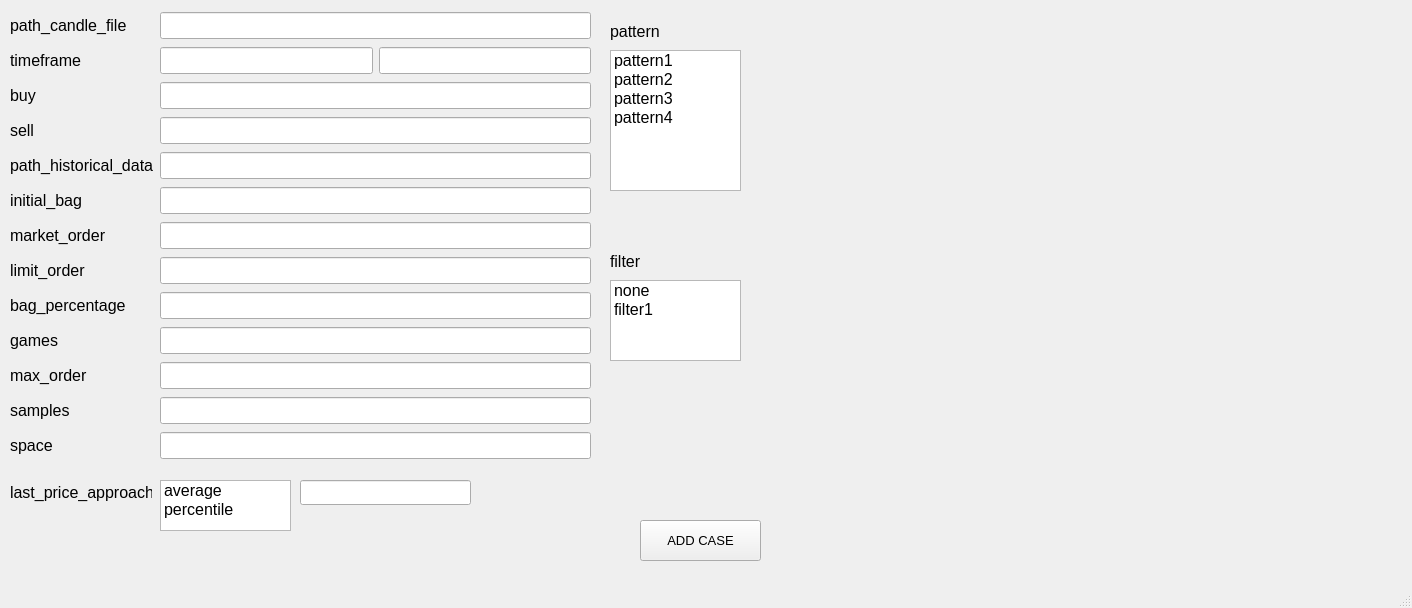
<?xml version="1.0" encoding="UTF-8"?>
<ui version="4.0">
 <class>MainWindow</class>
 <widget class="QMainWindow" name="MainWindow">
  <property name="geometry">
   <rect>
    <x>0</x>
    <y>0</y>
    <width>1412</width>
    <height>608</height>
   </rect>
  </property>
  <property name="font">
   <font>
    <pointsize>10</pointsize>
   </font>
  </property>
  <property name="windowTitle">
   <string>MainWindow</string>
  </property>
  <widget class="QWidget" name="centralwidget">
   <widget class="QPushButton" name="B_add_case">
    <property name="geometry">
     <rect>
      <x>640</x>
      <y>520</y>
      <width>121</width>
      <height>41</height>
     </rect>
    </property>
    <property name="text">
     <string>ADD CASE</string>
    </property>
   </widget>
   <widget class="QLabel" name="L_pattern">
    <property name="geometry">
     <rect>
      <x>610</x>
      <y>20</y>
      <width>91</width>
      <height>22</height>
     </rect>
    </property>
    <property name="font">
     <font>
      <pointsize>12</pointsize>
     </font>
    </property>
    <property name="layoutDirection">
     <enum>Qt::LeftToRight</enum>
    </property>
    <property name="autoFillBackground">
     <bool>false</bool>
    </property>
    <property name="text">
     <string>pattern</string>
    </property>
   </widget>
   <widget class="QListWidget" name="LI_pattern">
    <property name="geometry">
     <rect>
      <x>610</x>
      <y>50</y>
      <width>131</width>
      <height>141</height>
     </rect>
    </property>
    <property name="font">
     <font>
      <pointsize>12</pointsize>
     </font>
    </property>
    <item>
     <property name="text">
      <string>pattern1</string>
     </property>
    </item>
    <item>
     <property name="text">
      <string>pattern2</string>
     </property>
    </item>
    <item>
     <property name="text">
      <string>pattern3</string>
     </property>
    </item>
    <item>
     <property name="text">
      <string>pattern4</string>
     </property>
    </item>
   </widget>
   <widget class="QWidget" name="layoutWidget">
    <property name="geometry">
     <rect>
      <x>10</x>
      <y>10</y>
      <width>581</width>
      <height>461</height>
     </rect>
    </property>
    <layout class="QGridLayout" name="gridLayout">
     <item row="12" column="1" colspan="2">
      <widget class="QLineEdit" name="E_space">
       <property name="font">
        <font>
         <pointsize>12</pointsize>
        </font>
       </property>
      </widget>
     </item>
     <item row="10" column="1" colspan="2">
      <widget class="QLineEdit" name="E_max_order">
       <property name="font">
        <font>
         <pointsize>12</pointsize>
        </font>
       </property>
      </widget>
     </item>
     <item row="10" column="0">
      <widget class="QLabel" name="L_max_order">
       <property name="font">
        <font>
         <pointsize>12</pointsize>
        </font>
       </property>
       <property name="layoutDirection">
        <enum>Qt::LeftToRight</enum>
       </property>
       <property name="autoFillBackground">
        <bool>false</bool>
       </property>
       <property name="text">
        <string>max_order</string>
       </property>
      </widget>
     </item>
     <item row="12" column="0">
      <widget class="QLabel" name="L_space">
       <property name="font">
        <font>
         <pointsize>12</pointsize>
        </font>
       </property>
       <property name="layoutDirection">
        <enum>Qt::LeftToRight</enum>
       </property>
       <property name="autoFillBackground">
        <bool>false</bool>
       </property>
       <property name="text">
        <string>space</string>
       </property>
      </widget>
     </item>
     <item row="8" column="0">
      <widget class="QLabel" name="L_bag_percentage">
       <property name="font">
        <font>
         <pointsize>12</pointsize>
        </font>
       </property>
       <property name="layoutDirection">
        <enum>Qt::LeftToRight</enum>
       </property>
       <property name="autoFillBackground">
        <bool>false</bool>
       </property>
       <property name="text">
        <string>bag_percentage</string>
       </property>
      </widget>
     </item>
     <item row="11" column="0">
      <widget class="QLabel" name="L_samples">
       <property name="font">
        <font>
         <pointsize>12</pointsize>
        </font>
       </property>
       <property name="layoutDirection">
        <enum>Qt::LeftToRight</enum>
       </property>
       <property name="autoFillBackground">
        <bool>false</bool>
       </property>
       <property name="text">
        <string>samples</string>
       </property>
      </widget>
     </item>
     <item row="11" column="1" colspan="2">
      <widget class="QLineEdit" name="E_samples">
       <property name="font">
        <font>
         <pointsize>12</pointsize>
        </font>
       </property>
      </widget>
     </item>
     <item row="9" column="0">
      <widget class="QLabel" name="L_games">
       <property name="font">
        <font>
         <pointsize>12</pointsize>
        </font>
       </property>
       <property name="layoutDirection">
        <enum>Qt::LeftToRight</enum>
       </property>
       <property name="autoFillBackground">
        <bool>false</bool>
       </property>
       <property name="text">
        <string>games</string>
       </property>
      </widget>
     </item>
     <item row="6" column="1" colspan="2">
      <widget class="QLineEdit" name="E_market_order">
       <property name="font">
        <font>
         <pointsize>12</pointsize>
        </font>
       </property>
      </widget>
     </item>
     <item row="3" column="0">
      <widget class="QLabel" name="L_sell">
       <property name="font">
        <font>
         <pointsize>12</pointsize>
        </font>
       </property>
       <property name="layoutDirection">
        <enum>Qt::LeftToRight</enum>
       </property>
       <property name="autoFillBackground">
        <bool>false</bool>
       </property>
       <property name="text">
        <string>sell</string>
       </property>
      </widget>
     </item>
     <item row="5" column="0">
      <widget class="QLabel" name="L_initial_bag">
       <property name="font">
        <font>
         <pointsize>12</pointsize>
        </font>
       </property>
       <property name="layoutDirection">
        <enum>Qt::LeftToRight</enum>
       </property>
       <property name="autoFillBackground">
        <bool>false</bool>
       </property>
       <property name="text">
        <string>initial_bag</string>
       </property>
      </widget>
     </item>
     <item row="5" column="1" colspan="2">
      <widget class="QLineEdit" name="E_initial_bag">
       <property name="font">
        <font>
         <pointsize>12</pointsize>
        </font>
       </property>
      </widget>
     </item>
     <item row="4" column="0">
      <widget class="QLabel" name="L_path_historical_data">
       <property name="font">
        <font>
         <pointsize>12</pointsize>
        </font>
       </property>
       <property name="layoutDirection">
        <enum>Qt::LeftToRight</enum>
       </property>
       <property name="autoFillBackground">
        <bool>false</bool>
       </property>
       <property name="text">
        <string>path_historical_data</string>
       </property>
      </widget>
     </item>
     <item row="6" column="0">
      <widget class="QLabel" name="L_market_order">
       <property name="font">
        <font>
         <pointsize>12</pointsize>
        </font>
       </property>
       <property name="layoutDirection">
        <enum>Qt::LeftToRight</enum>
       </property>
       <property name="autoFillBackground">
        <bool>false</bool>
       </property>
       <property name="text">
        <string>market_order</string>
       </property>
      </widget>
     </item>
     <item row="1" column="2">
      <widget class="QLineEdit" name="E_timeframe_end">
       <property name="font">
        <font>
         <pointsize>12</pointsize>
        </font>
       </property>
      </widget>
     </item>
     <item row="2" column="1" colspan="2">
      <widget class="QLineEdit" name="E_buy">
       <property name="font">
        <font>
         <pointsize>12</pointsize>
        </font>
       </property>
      </widget>
     </item>
     <item row="4" column="1" colspan="2">
      <widget class="QLineEdit" name="E_path_historical_data">
       <property name="font">
        <font>
         <pointsize>12</pointsize>
        </font>
       </property>
      </widget>
     </item>
     <item row="8" column="1" colspan="2">
      <widget class="QLineEdit" name="E_bag_percentage">
       <property name="font">
        <font>
         <pointsize>12</pointsize>
        </font>
       </property>
      </widget>
     </item>
     <item row="7" column="0">
      <widget class="QLabel" name="L_limit_order">
       <property name="font">
        <font>
         <pointsize>12</pointsize>
        </font>
       </property>
       <property name="layoutDirection">
        <enum>Qt::LeftToRight</enum>
       </property>
       <property name="autoFillBackground">
        <bool>false</bool>
       </property>
       <property name="text">
        <string>limit_order</string>
       </property>
      </widget>
     </item>
     <item row="7" column="1" colspan="2">
      <widget class="QLineEdit" name="E_limit_order">
       <property name="font">
        <font>
         <pointsize>12</pointsize>
        </font>
       </property>
      </widget>
     </item>
     <item row="0" column="1" colspan="2">
      <widget class="QLineEdit" name="E_path_candle_file">
       <property name="font">
        <font>
         <pointsize>12</pointsize>
        </font>
       </property>
      </widget>
     </item>
     <item row="1" column="1">
      <widget class="QLineEdit" name="E_timeframe_start">
       <property name="font">
        <font>
         <pointsize>12</pointsize>
        </font>
       </property>
      </widget>
     </item>
     <item row="1" column="0">
      <widget class="QLabel" name="L_timeframe">
       <property name="font">
        <font>
         <pointsize>12</pointsize>
        </font>
       </property>
       <property name="layoutDirection">
        <enum>Qt::LeftToRight</enum>
       </property>
       <property name="autoFillBackground">
        <bool>false</bool>
       </property>
       <property name="text">
        <string>timeframe</string>
       </property>
      </widget>
     </item>
     <item row="3" column="1" colspan="2">
      <widget class="QLineEdit" name="E_sell">
       <property name="font">
        <font>
         <pointsize>12</pointsize>
        </font>
       </property>
      </widget>
     </item>
     <item row="2" column="0">
      <widget class="QLabel" name="L_buy">
       <property name="font">
        <font>
         <pointsize>12</pointsize>
        </font>
       </property>
       <property name="layoutDirection">
        <enum>Qt::LeftToRight</enum>
       </property>
       <property name="autoFillBackground">
        <bool>false</bool>
       </property>
       <property name="text">
        <string>buy</string>
       </property>
      </widget>
     </item>
     <item row="9" column="1" colspan="2">
      <widget class="QLineEdit" name="E_games">
       <property name="font">
        <font>
         <pointsize>12</pointsize>
        </font>
       </property>
      </widget>
     </item>
     <item row="0" column="0">
      <widget class="QLabel" name="L_path_candle_file">
       <property name="font">
        <font>
         <pointsize>12</pointsize>
        </font>
       </property>
       <property name="layoutDirection">
        <enum>Qt::LeftToRight</enum>
       </property>
       <property name="autoFillBackground">
        <bool>false</bool>
       </property>
       <property name="text">
        <string>path_candle_file</string>
       </property>
      </widget>
     </item>
    </layout>
   </widget>
   <widget class="QLineEdit" name="E_percentile_last_price">
    <property name="geometry">
     <rect>
      <x>300</x>
      <y>480</y>
      <width>171</width>
      <height>25</height>
     </rect>
    </property>
    <property name="font">
     <font>
      <pointsize>12</pointsize>
     </font>
    </property>
   </widget>
   <widget class="QLabel" name="L_last_price_approach">
    <property name="geometry">
     <rect>
      <x>10</x>
      <y>480</y>
      <width>142</width>
      <height>25</height>
     </rect>
    </property>
    <property name="font">
     <font>
      <pointsize>12</pointsize>
     </font>
    </property>
    <property name="layoutDirection">
     <enum>Qt::LeftToRight</enum>
    </property>
    <property name="autoFillBackground">
     <bool>false</bool>
    </property>
    <property name="text">
     <string>last_price_approach</string>
    </property>
   </widget>
   <widget class="QListWidget" name="LI_filter">
    <property name="geometry">
     <rect>
      <x>610</x>
      <y>280</y>
      <width>131</width>
      <height>81</height>
     </rect>
    </property>
    <property name="font">
     <font>
      <pointsize>12</pointsize>
     </font>
    </property>
    <item>
     <property name="text">
      <string>none</string>
     </property>
    </item>
    <item>
     <property name="text">
      <string>filter1</string>
     </property>
    </item>
   </widget>
   <widget class="QLabel" name="L_filter">
    <property name="geometry">
     <rect>
      <x>610</x>
      <y>250</y>
      <width>91</width>
      <height>22</height>
     </rect>
    </property>
    <property name="font">
     <font>
      <pointsize>12</pointsize>
     </font>
    </property>
    <property name="layoutDirection">
     <enum>Qt::LeftToRight</enum>
    </property>
    <property name="autoFillBackground">
     <bool>false</bool>
    </property>
    <property name="text">
     <string>filter</string>
    </property>
   </widget>
   <widget class="QListWidget" name="LI_last_price_approach">
    <property name="geometry">
     <rect>
      <x>160</x>
      <y>480</y>
      <width>131</width>
      <height>51</height>
     </rect>
    </property>
    <property name="font">
     <font>
      <pointsize>12</pointsize>
     </font>
    </property>
    <item>
     <property name="text">
      <string>average</string>
     </property>
    </item>
    <item>
     <property name="text">
      <string>percentile</string>
     </property>
    </item>
   </widget>
  </widget>
  <widget class="QMenuBar" name="menubar">
   <property name="geometry">
    <rect>
     <x>0</x>
     <y>0</y>
     <width>1412</width>
     <height>21</height>
    </rect>
   </property>
  </widget>
  <widget class="QStatusBar" name="statusbar"/>
 </widget>
 <tabstops>
  <tabstop>E_path_candle_file</tabstop>
  <tabstop>E_timeframe_start</tabstop>
  <tabstop>E_timeframe_end</tabstop>
  <tabstop>E_buy</tabstop>
  <tabstop>E_sell</tabstop>
  <tabstop>E_path_historical_data</tabstop>
  <tabstop>E_initial_bag</tabstop>
  <tabstop>E_market_order</tabstop>
  <tabstop>E_limit_order</tabstop>
  <tabstop>E_bag_percentage</tabstop>
  <tabstop>E_games</tabstop>
  <tabstop>E_max_order</tabstop>
  <tabstop>E_samples</tabstop>
  <tabstop>E_space</tabstop>
  <tabstop>LI_last_price_approach</tabstop>
  <tabstop>E_percentile_last_price</tabstop>
  <tabstop>LI_pattern</tabstop>
  <tabstop>LI_filter</tabstop>
  <tabstop>B_add_case</tabstop>
 </tabstops>
 <resources/>
 <connections/>
</ui>
